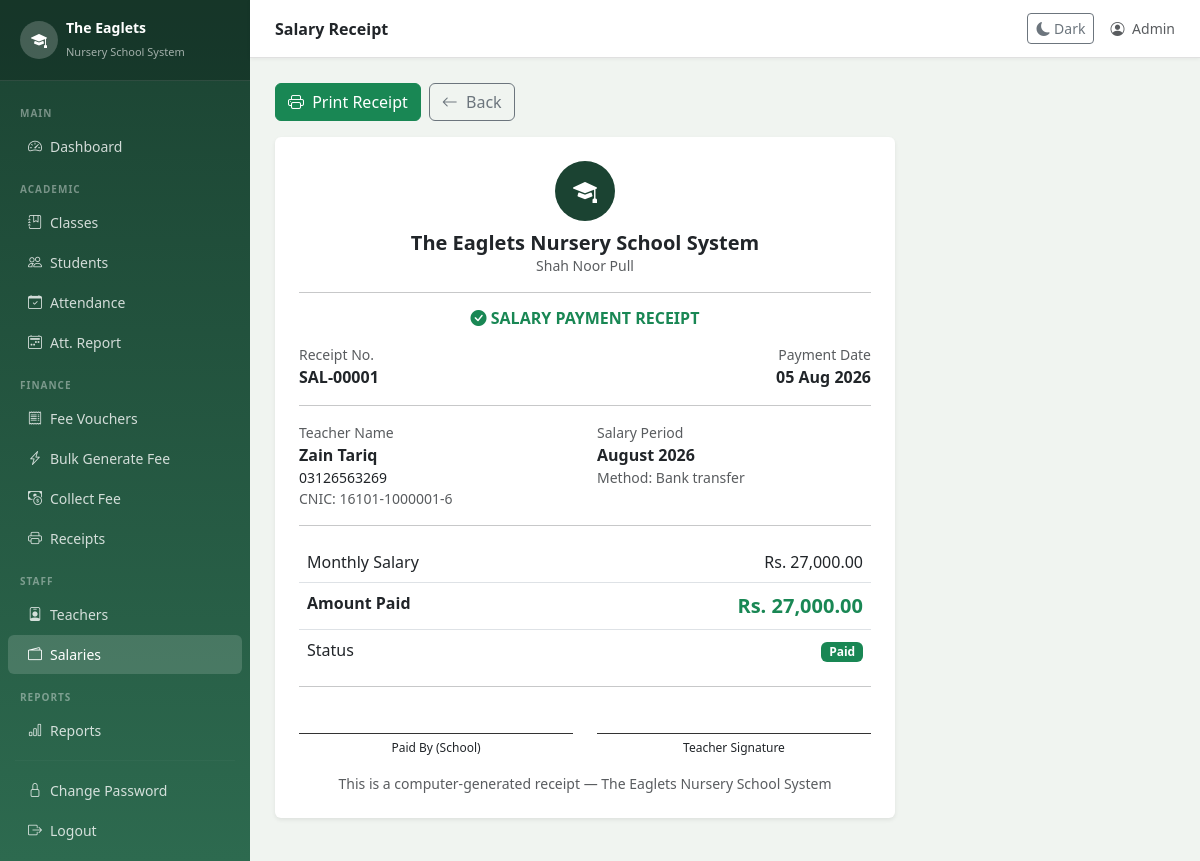
/salary/receipt.php?salary_id=1 (signed in), run on the app's committed database.
### tables this page shows
CREATE TABLE salary_payments (
    id INT AUTO_INCREMENT PRIMARY KEY,
    teacher_id INT,
    salary_month TINYINT NOT NULL,
    salary_year YEAR NOT NULL,
    salary_amount DECIMAL(10,2) NOT NULL,
    paid_amount DECIMAL(10,2) DEFAULT 0,
    remaining DECIMAL(10,2) DEFAULT 0,
    payment_date DATE,
    payment_method ENUM('cash','bank_transfer','cheque') DEFAULT 'cash',
    notes TEXT,
    status ENUM('unpaid','partial','paid') DEFAULT 'unpaid',
    UNIQUE KEY unique_salary (teacher_id, salary_month, salary_year),
    FOREIGN KEY (teacher_id) REFERENCES teachers(id) ON DELETE CASCADE
);

CREATE TABLE teachers (
    id INT AUTO_INCREMENT PRIMARY KEY,
    full_name VARCHAR(150) NOT NULL,
    phone VARCHAR(20),
    email VARCHAR(100),
    cnic VARCHAR(20),
    address TEXT,
    joining_date DATE,
    monthly_salary DECIMAL(10,2) DEFAULT 0,
    status ENUM('active','inactive') DEFAULT 'active',
    created_at TIMESTAMP DEFAULT CURRENT_TIMESTAMP
);

### salary/receipt.php (the view, shortened to what this page needs)
<?php
require_once $_SERVER['DOCUMENT_ROOT'] . '/04. eaglets_school/config/db.php';
$salary_id = intval($_GET['salary_id'] ?? 0);
$record = mysqli_fetch_assoc(mysqli_query($conn, "
    SELECT sp.*, t.full_name, t.phone, t.cnic, t.address
    FROM salary_payments sp
    JOIN teachers t ON sp.teacher_id = t.id
    WHERE sp.id = $salary_id
"));
$months     = ['','January','February','March','April','May','June',
               'July','August','September','October','November','December'];
$receipt_no = 'SAL-' . str_pad($record['id'], 5, '0', STR_PAD_LEFT);
require_once '../includes/header.php';
?>
<div class="mb-3 d-print-none d-flex gap-2">
    <button onclick="window.print()" class="btn btn-success">
        <i class="bi bi-printer me-1"></i> Print Receipt
    </button>
    <a href="index.php" class="btn btn-outline-secondary">
        <i class="bi bi-arrow-left me-1"></i> Back
    </a>
</div>
<div class="receipt-card card border-0 shadow-sm" style="max-width:620px">
    <div class="card-body p-4">
        <div class="text-center mb-3">
            <div style="width:60px; height:60px; background:#1b4332; border-radius:50%;
                        display:flex; align-items:center; justify-content:center;
                        margin:0 auto 10px;">
                <i class="bi bi-mortarboard-fill text-white fs-4"></i>
            </div>
            <h5 class="fw-bold mb-0">The Eaglets Nursery School System</h5>
            <div class="text-muted small">Shah Noor Pull</div>
            <hr>
            <h6 class="fw-bold text-success">
                <i class="bi bi-check-circle-fill"></i> SALARY PAYMENT RECEIPT
            </h6>
        </div>
        <div class="row mb-3">
            <div class="col-6">
                <div class="text-muted small">Receipt No.</div>
                <div class="fw-bold"><?= $receipt_no ?></div>
            </div>
            <div class="col-6 text-end">
                <div class="text-muted small">Payment Date</div>
                <div class="fw-bold">
                    <?= $record['payment_date']
                        ? date('d M Y', strtotime($record['payment_date']))
                        : '—' ?>
                </div>
            </div>
        </div>
        <hr>
        <div class="row mb-3">
            <div class="col-6">
                <div class="text-muted small">Teacher Name</div>
                <div class="fw-bold"><?= htmlspecialchars($record['full_name']) ?></div>
                <div class="small"><?= htmlspecialchars($record['phone']) ?></div>
                <div class="small text-muted">
                    CNIC: <?= htmlspecialchars($record['cnic']) ?>
                </div>
            </div>
            <div class="col-6">
                <div class="text-muted small">Salary Period</div>
                <div class="fw-bold">
                    <?= $months[$record['salary_month']] ?> <?= $record['salary_year'] ?>
                </div>
                <div class="small text-muted">
                    Method: <?= ucfirst(str_replace('_',' ',$record['payment_method'])) ?>
                </div>
            </div>
        </div>
        <hr>
        <table class="table table-borderless mb-0">
            <tr>
                <td>Monthly Salary</td>
                <td class="text-end">
                    Rs. <?= number_format($record['salary_amount'], 2) ?>
                </td>
            </tr>
            <tr class="border-top bg-success bg-opacity-10">
                <td><strong>Amount Paid</strong></td>
                <td class="text-end text-success fw-bold fs-5">
                    Rs. <?= number_format($record['paid_amount'], 2) ?>
                </td>
            </tr>
            <tr class="border-top">
                <td>Status</td>
                <td class="text-end">
                    <?php $badge = ['unpaid'=>'danger','partial'=>'warning','paid'=>'success']; ?>
                    <span class="badge bg-<?= $badge[$record['status']] ?>">
                        <?= ucfirst($record['status']) ?>
                    </span>
                </td>
            </tr>
        </table>
        <hr>
        <div class="row mt-3">
            <div class="col-6 text-center">
                <div style="border-top:1px solid #333; padding-top:5px;
                            margin-top:30px; font-size:12px;">
                    Paid By (School)
                </div>
            </div>
            <div class="col-6 text-center">
                <div style="border-top:1px solid #333; padding-top:5px;
                            margin-top:30px; font-size:12px;">
                    Teacher Signature
                </div>
            </div>
        </div>
        <div class="text-center mt-3 text-muted small">
            This is a computer-generated receipt — The Eaglets Nursery School System
        </div>
    </div>
</div>
<?php require_once '../includes/footer.php'; ?>

### includes/header.php (style rules this page uses)
body { background-color: #f0f4f0; }

### data on the page
salary_payments: id "SAL-00001", payment_date "05 Aug 2026", teacher.full_name "Zain Tariq", teacher.phone "03126563269", teacher.cnic "16101-1000001-6", salary_month "August", salary_year "2026", payment_method "Bank transfer", salary_amount "27,000.00", paid_amount "27,000.00", status "Paid"

### other printed values
$pageTitle "Salary Receipt"
$_SESSION['full_name'] "Admin"
